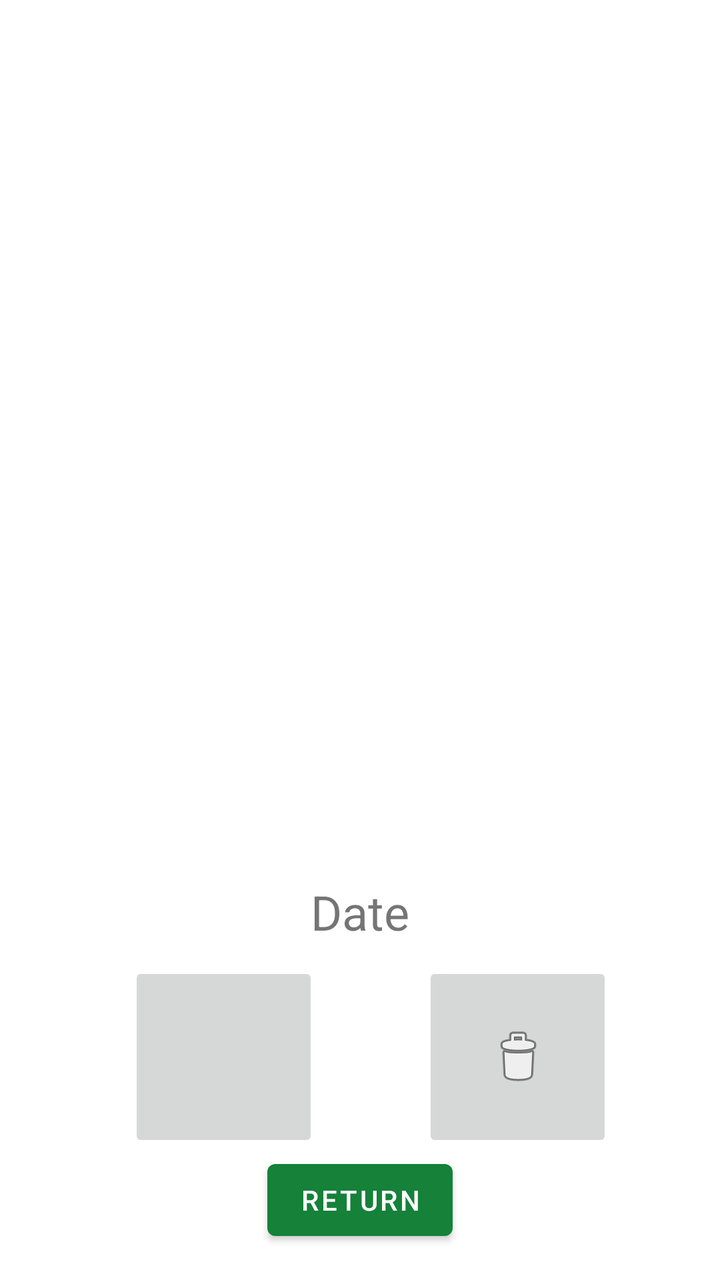
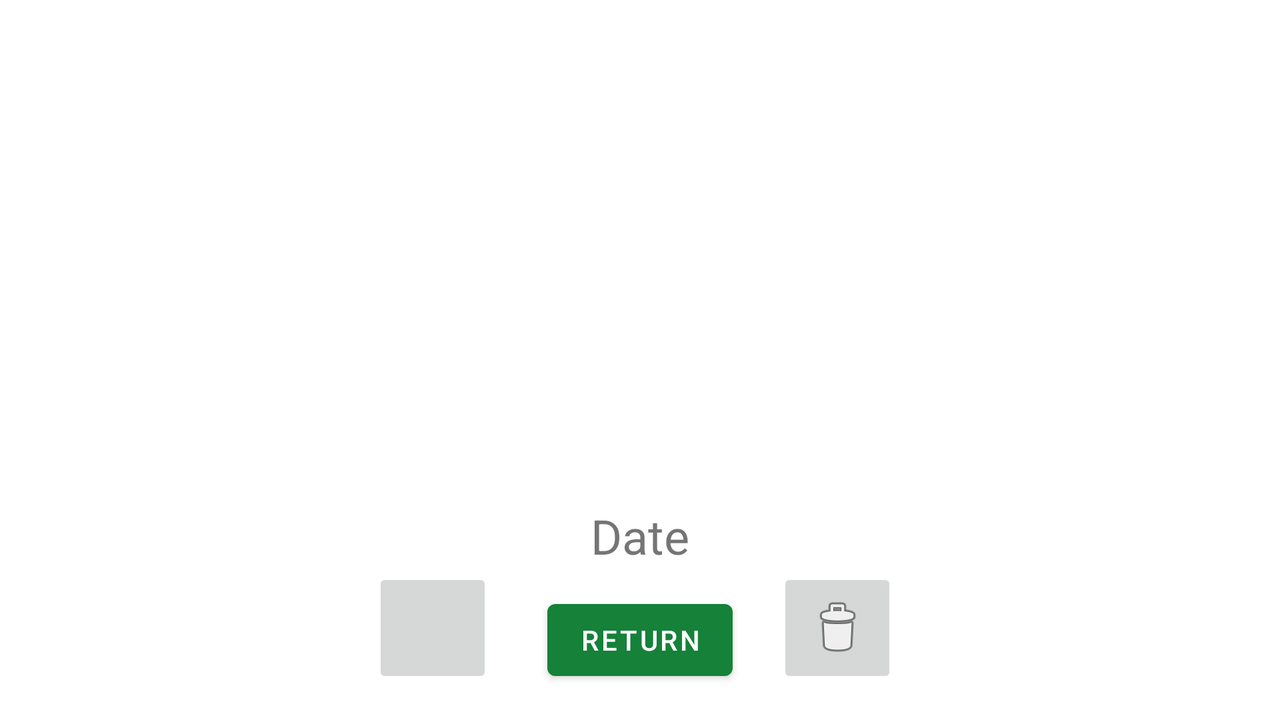

Two renders of one Android screen. The first uses the default layout on a phone; the second uses the alternative layout the repository ships for a different screen configuration, on a matching device. The two XML files are below.
<!-- AndroidManifest.xml: application theme Theme.PhotoWalk -->
<!-- res/layout/picture_preview_fragment.xml -->
<?xml version="1.0" encoding="utf-8"?>
<layout xmlns:tools="http://schemas.android.com/tools"
    xmlns:app="http://schemas.android.com/apk/res-auto"
    xmlns:android="http://schemas.android.com/apk/res/android">

    <data>

    </data>

    <androidx.constraintlayout.widget.ConstraintLayout
        android:layout_width="match_parent"
        android:layout_height="match_parent">

        <ImageView
            android:id="@+id/picture_view"
            android:layout_width="0dp"
            android:layout_height="0dp"
            app:layout_constraintBottom_toTopOf="@+id/date"
            app:layout_constraintEnd_toEndOf="parent"
            app:layout_constraintHorizontal_bias="0.0"
            app:layout_constraintStart_toStartOf="parent"
            app:layout_constraintTop_toTopOf="parent"
            app:layout_constraintVertical_bias="0.0"
            tools:srcCompat="@tools:sample/avatars" />

        <Button
            android:id="@+id/return_button"
            android:layout_width="wrap_content"
            android:layout_height="wrap_content"
            android:layout_marginBottom="16dp"
            android:text="@string/return_text"
            app:layout_constraintBottom_toBottomOf="parent"
            app:layout_constraintEnd_toEndOf="parent"
            app:layout_constraintStart_toStartOf="parent" />

        <ImageButton
            android:id="@+id/delete_image"
            android:layout_width="95dp"
            android:layout_height="95dp"
            android:visibility="visible"
            app:layout_constraintBottom_toBottomOf="@+id/show_on_map"
            app:layout_constraintEnd_toEndOf="parent"
            app:layout_constraintHorizontal_bias="0.492"
            app:layout_constraintStart_toEndOf="@+id/show_on_map"
            app:layout_constraintTop_toTopOf="@+id/show_on_map"
            app:srcCompat="@android:drawable/ic_menu_delete" />

        <ImageButton
            android:id="@+id/show_on_map"
            android:layout_width="95dp"
            android:layout_height="95dp"
            android:visibility="visible"
            app:layout_constraintBottom_toTopOf="@+id/return_button"
            app:layout_constraintEnd_toEndOf="parent"
            app:layout_constraintHorizontal_bias="0.243"
            app:layout_constraintStart_toStartOf="parent"
            app:srcCompat="@drawable/ic_location" />

        <TextView
            android:id="@+id/date"
            android:layout_width="wrap_content"
            android:layout_height="wrap_content"
            android:layout_marginBottom="104dp"
            android:textSize="24sp"
            app:layout_constraintBottom_toTopOf="@+id/return_button"
            app:layout_constraintEnd_toEndOf="parent"
            app:layout_constraintStart_toStartOf="parent"
            tools:text="Date" />
    </androidx.constraintlayout.widget.ConstraintLayout>
</layout>
<!-- resources referenced by this layout -->
<resources>
  <string name="return_text">Return</string>
  <style name="Theme.PhotoWalk" parent="Theme.MaterialComponents.DayNight.DarkActionBar">
          
          <item name="colorPrimary">@color/purple_500</item>
          <item name="colorPrimaryVariant">@color/purple_700</item>
          <item name="colorOnPrimary">@color/white</item>
          
          <item name="colorSecondary">@color/teal_200</item>
          <item name="colorSecondaryVariant">@color/teal_700</item>
          <item name="colorOnSecondary">@color/black</item>
          
          <item name="android:statusBarColor" tools:targetApi="l">?attr/colorPrimaryVariant</item>
          
      </style>
  <color name="purple_500">#158139</color>
  <color name="purple_700">#084A26</color>
  <color name="white">#FFFFFFFF</color>
  <color name="teal_200">#FF03DAC5</color>
  <color name="teal_700">#FF018786</color>
  <color name="black">#FF000000</color>
</resources>
<!-- res/layout-land/picture_preview_fragment.xml (the repository's variant of the layout above) -->
<!-- drawn on the phone turned sideways -->
<?xml version="1.0" encoding="utf-8"?>
<layout xmlns:tools="http://schemas.android.com/tools"
    xmlns:app="http://schemas.android.com/apk/res-auto"
    xmlns:android="http://schemas.android.com/apk/res/android">

    <data>

    </data>

    <androidx.constraintlayout.widget.ConstraintLayout
        android:layout_width="match_parent"
        android:layout_height="match_parent">

        <ImageView
            android:id="@+id/picture_view"
            android:layout_width="0dp"
            android:layout_height="0dp"
            app:layout_constraintBottom_toTopOf="@+id/date"
            app:layout_constraintEnd_toEndOf="parent"
            app:layout_constraintHorizontal_bias="0.0"
            app:layout_constraintStart_toStartOf="parent"
            app:layout_constraintTop_toTopOf="parent"
            app:layout_constraintVertical_bias="0.0"
            tools:srcCompat="@tools:sample/avatars" />

        <Button
            android:id="@+id/return_button"
            android:layout_width="wrap_content"
            android:layout_height="wrap_content"
            android:layout_marginBottom="16dp"
            android:text="@string/return_text"
            app:layout_constraintBottom_toBottomOf="parent"
            app:layout_constraintEnd_toEndOf="parent"
            app:layout_constraintStart_toStartOf="parent" />

        <ImageButton
            android:id="@+id/delete_image"
            android:layout_width="60dp"
            android:layout_height="60dp"
            android:visibility="visible"
            app:layout_constraintBottom_toBottomOf="@+id/show_on_map"
            app:layout_constraintEnd_toEndOf="parent"
            app:layout_constraintHorizontal_bias="0.427"
            app:layout_constraintStart_toEndOf="@+id/show_on_map"
            app:layout_constraintTop_toTopOf="@+id/show_on_map"
            app:layout_constraintVertical_bias="0.0"
            app:srcCompat="@android:drawable/ic_menu_delete" />

        <ImageButton
            android:id="@+id/show_on_map"
            android:layout_width="60dp"
            android:layout_height="60dp"
            android:visibility="visible"
            app:layout_constraintBottom_toBottomOf="@+id/return_button"
            app:layout_constraintEnd_toEndOf="parent"
            app:layout_constraintHorizontal_bias="0.321"
            app:layout_constraintStart_toStartOf="parent"
            app:srcCompat="@drawable/ic_location" />

        <TextView
            android:id="@+id/date"
            android:layout_width="wrap_content"
            android:layout_height="wrap_content"
            android:layout_marginBottom="12dp"
            android:textSize="24sp"
            app:layout_constraintBottom_toTopOf="@+id/return_button"
            app:layout_constraintEnd_toEndOf="parent"
            app:layout_constraintStart_toStartOf="parent"
            tools:text="Date" />
    </androidx.constraintlayout.widget.ConstraintLayout>
</layout>
